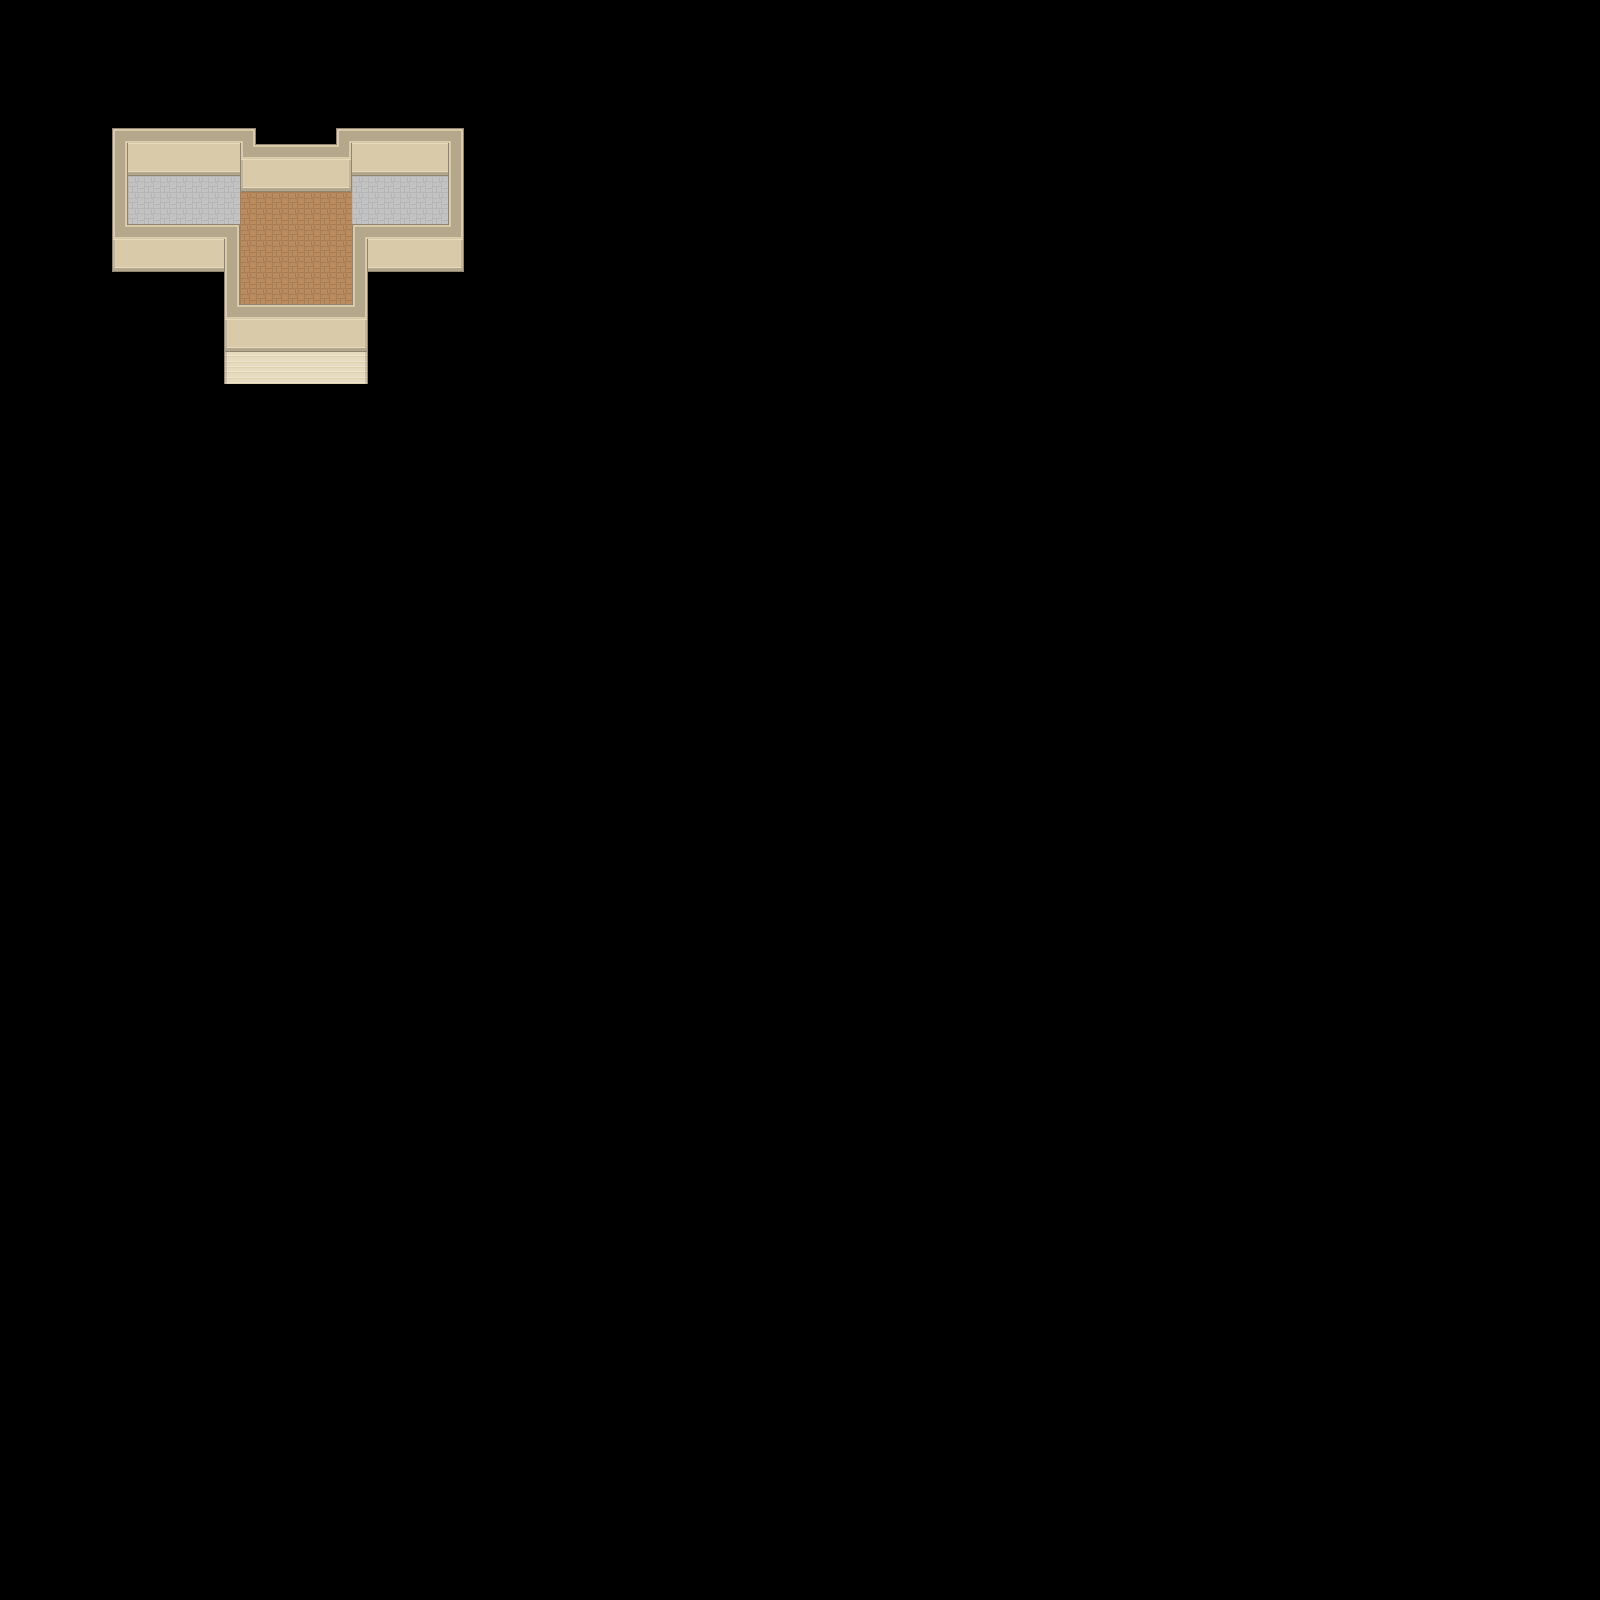

This is a level from a 2D game, rendered from its Tiled map with the project's own tilesets. A one-line summary and the map file follow, with tile-layer data summarised:
An orthogonal 100x100 tile map with 16x16 px tiles, 1 tile layer (Floor), 4 hidden layers not drawn and 1 object (entry).

<map version="1.5" tiledversion="1.7.0" orientation="orthogonal" renderorder="right-down" width="100" height="100" tilewidth="16" tileheight="16" infinite="0" backgroundcolor="#000000" nextlayerid="9" nextobjectid="2">
 <tileset firstgid="1" source="roguelike.tsx" />
 <layer id="8" name="Obstacles" width="100" height="100" visible="0">
  <data>[10000 cells, 83 non-empty, 1 distinct tile ids]</data>
 </layer>
 <layer id="1" name="Floor" width="100" height="100">
  <data>[10000 cells, 260 non-empty, 18 distinct tile ids]</data>
 </layer>
 <layer id="2" name="Carpet" width="100" height="100" visible="0">
  <data>[10000 cells, 26 non-empty, 12 distinct tile ids]</data>
 </layer>
 <layer id="3" name="Objects" width="100" height="100" visible="0">
  <data>[10000 cells, 52 non-empty, 30 distinct tile ids]</data>
 </layer>
 <layer id="4" name="Details" width="100" height="100" visible="0">
  <data>[10000 cells, 5 non-empty, 3 distinct tile ids]</data>
 </layer>
 <objectgroup id="7" name="Meta">
  <object id="1" name="entry" x="295.333" y="294.667">
   <point />
  </object>
 </objectgroup>
</map>
